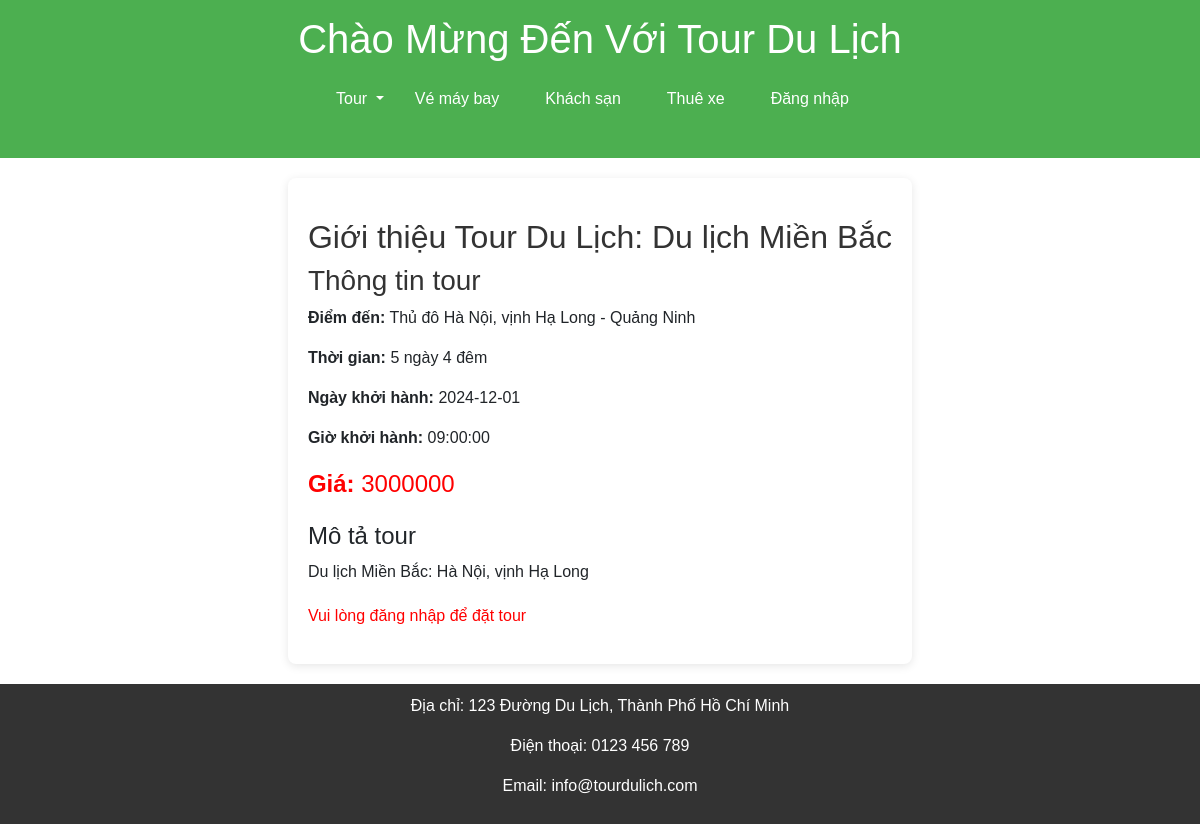
The app's page /tour/chitiet_tour.php?id=101 with its own data.
### tables this page shows
CREATE TABLE `tour` (
  `id_tour` int(11) NOT NULL,
  `name` varchar(100) NOT NULL,
  `id_dest` int(11) NOT NULL,
  `duration` int(11) NOT NULL,
  `date` date NOT NULL,
  `time` time NOT NULL,
  `type` enum('Trong nước','Ngoài nước') NOT NULL,
  `price` int(11) NOT NULL,
  `desc` text NOT NULL
);

CREATE TABLE `destination` (
  `id_dest` int(11) NOT NULL,
  `name` varchar(100) NOT NULL
);

### tour/chitiet_tour.php (the view, shortened to what this page needs)
<?php
require "../connect.php";
$id = '';
if (isset($_GET['id'])) {
    $id = $_GET['id'];
    $query = "SELECT * FROM `tour` WHERE `id_tour` = '$id'";
    $result = mysqli_query($conn, $query);
    if ($result && mysqli_num_rows($result) > 0) {
        $row = mysqli_fetch_assoc($result);
        $name = $row['name'];
        $dest = $row['id_dest'];
        $dura = $row['duration'];
        $date = $row['date'];
        $time = $row['time'];
        $gia = $row['price'];
        $desc = $row['desc'];
    } else {
        die("Tour không tồn tại.");
    }
} else {
    die("Không có ID được cung cấp.");
}
?>
<!DOCTYPE html>
<html lang="vi">
<head>
    <link rel="stylesheet" href="https://cdn.jsdelivr.net/npm/bootstrap@5.2.3/dist/css/bootstrap.min.css">
</head>
<body>
<header>
    <div class="container">
        <h1><a class="nav-link" href="../home.php">Chào Mừng Đến Với Tour Du Lịch</a></h1>
        <nav class="navbar navbar-expand-lg">
            <div class="container-fluid">
                <ul class="navbar-nav">
                    <li class="nav-item dropdown">
                        <p class="nav-link dropdown-toggle" id="tourDropdown" role="button" data-bs-toggle="dropdown" aria-expanded="false">
                            Tour
                        </p>
                    </li>
                    <li class="nav-item"><a class="nav-link" href="../maybay/booking.php">Vé máy bay</a></li>
                    <li class="nav-item"><a class="nav-link" href="#">Khách sạn</a></li>
                    <li class="nav-item"><a class="nav-link" href="../thuexe/thuexe.php">Thuê xe</a></li>
                    <?php
                    if (isset($_SESSION['id_user'])) {
                        echo '
                    <li class="nav-item">
                        <a class="nav-link" href="../login/profile.php">Profile</a>
                    </li>
                    <li class="nav-item">
                        <a class="nav-link" href="../login/logout.php">Đăng xuất</a>
                    </li>
                    ';
                    } else {
                        echo '
                    <li class="nav-item">
                        <a class="nav-link" href="../login/login.php">Đăng nhập</a>
                    </li>
                    ';
                    }
                    ?>
                </ul>
            </div>
        </nav>
    </div>
</header>
<div class="main">
    <div class="tour-info">
        <h2>Giới thiệu Tour Du Lịch: <span id="tour-name"><?php echo $name?></span></h2>
        <h3>Thông tin tour</h3>
        <p><strong>Điểm đến:</strong> <span id="destination"><?php
                $query = "SELECT * FROM `destination` WHERE `id_dest` = '$dest'";
                $result = mysqli_query($conn, $query);
                if ($result && mysqli_num_rows($result) > 0) {
                    $row = mysqli_fetch_assoc($result);
                    $dest = $row['name'];
                }
                echo $dest;
                ?></span></p>
        <p><strong>Thời gian:</strong> <span id="duration"><?php echo $dura?> ngày <?php echo $dura-1?> đêm </span></p>
        <p><strong>Ngày khởi hành:</strong> <span id="date"><?php echo $date?></span></p>
        <p><strong>Giờ khởi hành:</strong> <span id="time"><?php echo $time?></span></p>
        <p class="price"><strong>Giá:</strong> <span id="price"><?php echo $gia?></span></p>
    </div>
    <div class="description">
        <h4>Mô tả tour</h4>
        <p id="description"><?php echo $desc?></p>
    </div>
<?php
if (isset($_SESSION['id_user']))
    echo '<a href="dat_tour.php?id='.$id.'" class="btn">Đặt tour ngay</a>';
else
    echo "<p style='color: red'>Vui lòng đăng nhập để đặt tour</p>"
    ?>
</div>
<footer>
    <p>Địa chỉ: 123 Đường Du Lịch, Thành Phố Hồ Chí Minh</p>
    <p>Điện thoại: 0123 456 789</p>
    <p>Email: info@tourdulich.com</p>
</footer>
</body>
</html>

### tour/chitiet_tour.php (style rules this page uses)
body { font-family: Arial, sans-serif; margin: 0; padding: 0; display: flex; flex-direction: column; min-height: 100vh; }
header { background-color: #4CAF50; color: white; padding: 15px 20px; text-align: center; color: white; }
.navbar-nav { margin: auto; }
.nav-link { color: #ffffff !important; }
nav a { margin: 0 15px; color: white; text-decoration: none; }
footer { background-color: #333; color: white; text-align: center; padding: 10px 0; }
.main { max-width: 800px; margin: 20px auto; background: white; padding: 20px; border-radius: 8px; box-shadow: 0 2px 10px rgba(0, 0, 0, 0.1); }
.main h1, h2, h3 { color: #333; }
.tour-info { margin: 20px 0; }
.price { color: red; font-size: 1.5em; }
.description { margin: 20px 0; line-height: 1.6; }

### records on screen
tour: name "Du lịch Miền Bắc", duration "5", $dura-1 "4", date "2024-12-01", time "09:00:00", price "3000000", desc "Du lịch Miền Bắc: Hà Nội, vịnh Hạ Long"
destination: name "Thủ đô Hà Nội, vịnh Hạ Long - Quảng Ninh"
